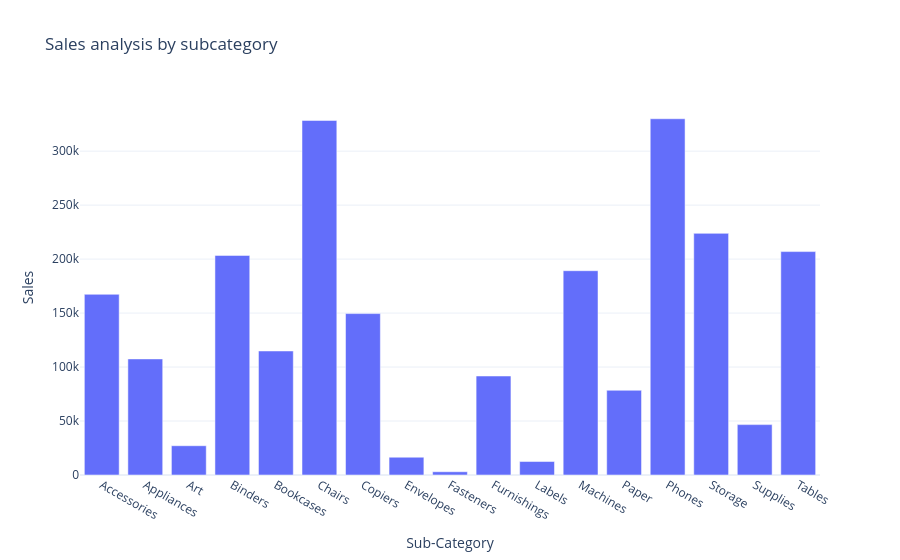

Notebook cell for this chart:
### Code cell
fig =px.bar(sales_by_subcategory, x='Sub-Category',y='Sales',title="Sales analysis by subcategory")

fig.show()

### Figure 1 — Plotly figure (JSON) as saved in the notebook; plotly's stock layout.template omitted (floating-point values rounded to 4 significant figures)
{"data": [{"hovertemplate": "Sub-Category=%{x}<br>Sales=%{y}<extra></extra>", "legendgroup": "", "marker": {"color": "#636efa", "pattern": {"shape": ""}}, "name": "", "orientation": "v", "showlegend": false, "textposition": "auto", "type": "bar", "x": ["Accessories", "Appliances", "Art", "Binders", "Bookcases", "Chairs", "Copiers", "Envelopes", "Fasteners", "Furnishings", "Labels", "Machines", "Paper", "Phones", "Storage", "Supplies", "Tables"], "xaxis": "x", "y": [167400.0, 107500.0, 27120.0, 203400.0, 114900.0, 328400.0, 149500.0, 16480.0, 3024.0, 91710.0, 12490.0, 189200.0, 78480.0, 330000.0, 223800.0, 46670.0, 207000.0], "yaxis": "y"}], "layout": {"barmode": "relative", "legend": {"tracegroupgap": 0}, "title": {"text": "Sales analysis by subcategory"}, "xaxis": {"anchor": "y", "domain": [0, 1], "title": {"text": "Sub-Category"}}, "yaxis": {"anchor": "x", "domain": [0, 1], "title": {"text": "Sales"}}}}
